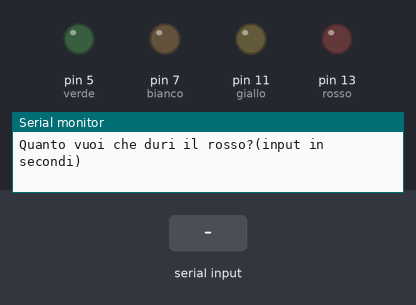
Bench run of a sketch on a simulated Arduino Uno, built with avr-gcc and run on an emulated ATmega328P. On the bench: output pins drawn as LEDs (lit = HIGH), the last lines printed to the serial monitor. The test bench sets the inputs (shaded band).

Above: at 1.2 s.
1.3 s: "90,45\n" received over Serial
3.8 s: "30,150\n" received over Serial
6.3 s: "0\n" received over Serial
8.8 s: "5\n" received over Serial
At 11.2 s:
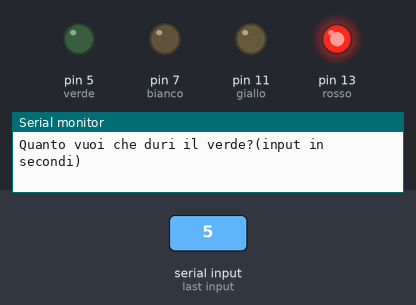
At 34.5 s:
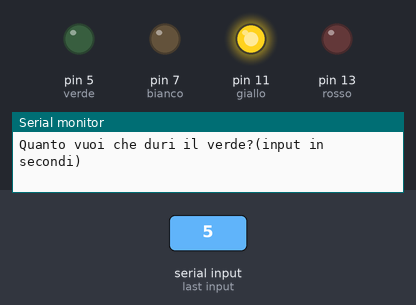
Timing chart, 0 to 35.7 s (numbered marks = the images above; inputs shaded):
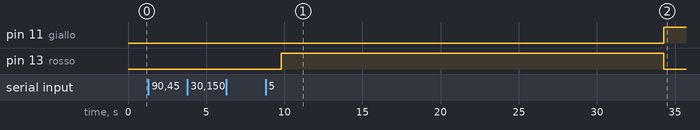

The sketch:

AlessandroFeltrin.ino
```cpp
int rosso;
int giallo;
int bianco;
int verde;
int durataRosso;
int durataGiallo;
int durataBianco;
int durataVerde;

void setup() {
rosso=13;
giallo=11;
bianco=7;
verde=5;

pinMode(rosso,OUTPUT);
pinMode(giallo,OUTPUT);
pinMode(bianco,OUTPUT);
pinMode(verde,OUTPUT);

Serial.begin(9600);
}

void loop()
{
  RichiestaValori();
  AccendiLed(rosso,durataRosso);
  AccendiLed(giallo,durataGiallo);
  AccendiLed(bianco,durataBianco);
  AccendiLed(verde,durataVerde);
}

void AccendiLed(int led,int tempo)
{
  digitalWrite(led,HIGH);
  delay(tempo);
  digitalWrite(led,LOW);
}

void RichiestaValori()
{
  durataRosso = RichiestaTempo("Quanto vuoi che duri il rosso?(input in secondi)");
  durataGiallo = RichiestaTempo("Quanto vuoi che duri il giallo?(input in secondi)");
  durataBianco = RichiestaTempo("Quanto vuoi che duri il bianco?(input in secondi)");
  durataVerde = RichiestaTempo("Quanto vuoi che duri il verde?(input in secondi)");
}

int RichiestaTempo(String domanda)
{
  Serial.println(domanda);
  while(Serial.available()==0) {};
  String risposta = Serial.readString();
  int valoreTempo = risposta.toInt();
  valoreTempo = valoreTempo*1000;
  return valoreTempo;
}
```

Measured:
- after the input at 8.8 s, pin 11 (giallo): LOW → HIGH after 25.5 s; pin 13 (rosso): LOW → HIGH after 1.0 s, → LOW 24.5 s later
